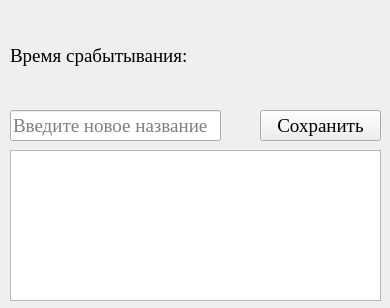
<?xml version="1.0" encoding="UTF-8"?>
<ui version="4.0">
 <class>Redacter</class>
 <widget class="QWidget" name="Redacter">
  <property name="geometry">
   <rect>
    <x>0</x>
    <y>0</y>
    <width>390</width>
    <height>308</height>
   </rect>
  </property>
  <property name="sizePolicy">
   <sizepolicy hsizetype="Fixed" vsizetype="Fixed">
    <horstretch>0</horstretch>
    <verstretch>0</verstretch>
   </sizepolicy>
  </property>
  <property name="minimumSize">
   <size>
    <width>390</width>
    <height>308</height>
   </size>
  </property>
  <property name="maximumSize">
   <size>
    <width>390</width>
    <height>308</height>
   </size>
  </property>
  <property name="baseSize">
   <size>
    <width>390</width>
    <height>308</height>
   </size>
  </property>
  <property name="windowTitle">
   <string>Редактирование</string>
  </property>
  <widget class="QLineEdit" name="NameLine">
   <property name="geometry">
    <rect>
     <x>10</x>
     <y>110</y>
     <width>211</width>
     <height>31</height>
    </rect>
   </property>
   <property name="font">
    <font>
     <family>Times New Roman</family>
     <pointsize>14</pointsize>
    </font>
   </property>
   <property name="placeholderText">
    <string>Введите новое название</string>
   </property>
  </widget>
  <widget class="QListWidget" name="MusicList">
   <property name="geometry">
    <rect>
     <x>10</x>
     <y>150</y>
     <width>371</width>
     <height>151</height>
    </rect>
   </property>
   <property name="font">
    <font>
     <family>Times New Roman</family>
     <pointsize>14</pointsize>
    </font>
   </property>
  </widget>
  <widget class="QPushButton" name="Save">
   <property name="geometry">
    <rect>
     <x>260</x>
     <y>110</y>
     <width>121</width>
     <height>31</height>
    </rect>
   </property>
   <property name="font">
    <font>
     <family>Times New Roman</family>
     <pointsize>14</pointsize>
    </font>
   </property>
   <property name="text">
    <string>Сохранить</string>
   </property>
  </widget>
  <widget class="QLabel" name="label">
   <property name="geometry">
    <rect>
     <x>10</x>
     <y>20</y>
     <width>371</width>
     <height>71</height>
    </rect>
   </property>
   <property name="font">
    <font>
     <family>Times New Roman</family>
     <pointsize>14</pointsize>
    </font>
   </property>
   <property name="text">
    <string>Время срабытывания:</string>
   </property>
  </widget>
 </widget>
 <resources/>
 <connections/>
</ui>
